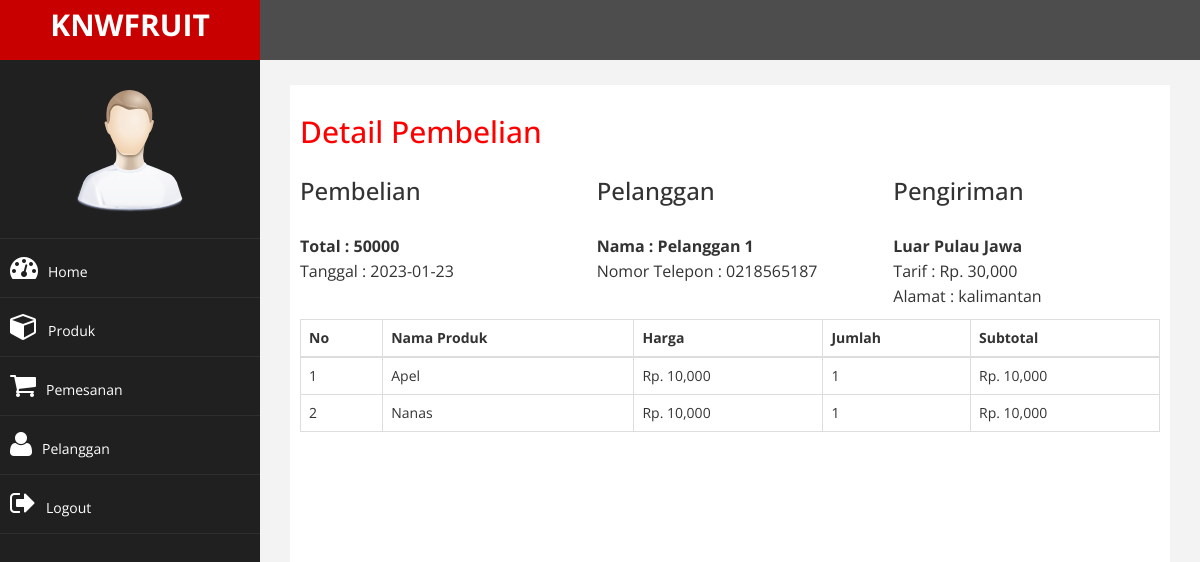
Page /admin/index.php?halaman=detail&id=28 (signed in) on the committed database.
### tables this page shows
CREATE TABLE `pemesanan` (
  `id_pembelian` int(11) NOT NULL,
  `id_pelanggan` int(11) NOT NULL,
  `id_ongkir` int(11) NOT NULL,
  `tanggal_pemesanan` date NOT NULL,
  `total_pemesanan` int(11) NOT NULL,
  `nama_kota` varchar(15) NOT NULL,
  `tarif` int(11) NOT NULL,
  `alamat_pengiriman` text NOT NULL,
  `status_pemesanan` varchar(50) NOT NULL DEFAULT 'pending'
);

CREATE TABLE `pelanggan` (
  `id_pelanggan` int(11) NOT NULL,
  `email_pelanggan` varchar(50) NOT NULL,
  `password_pelanggan` varchar(15) NOT NULL,
  `nama_pelanggan` varchar(50) NOT NULL,
  `telepon_pelanggan` varchar(15) NOT NULL,
  `alamat_pelanggan` text NOT NULL
);

CREATE TABLE `pemesanan_produk` (
  `id_pemesanan_produk` int(11) NOT NULL,
  `id_pembelian` int(11) NOT NULL,
  `id_produk` int(11) NOT NULL,
  `jumlah` int(100) NOT NULL,
  `nama` varchar(50) NOT NULL,
  `harga` int(11) NOT NULL,
  `subharga` int(11) NOT NULL
);

CREATE TABLE `produk` (
  `id_produk` int(11) NOT NULL,
  `nama_produk` varchar(25) NOT NULL,
  `harga_produk` int(11) NOT NULL,
  `foto_produk` varchar(50) NOT NULL,
  `deskripsi_produk` text NOT NULL,
  `stok_produk` int(10) NOT NULL
);

### admin/detail.php (the view)
<h2>Detail Pembelian</h2>
<?php
$ambil = $koneksi->query("SELECT * FROM pemesanan JOIN pelanggan ON pemesanan.id_pelanggan=pelanggan.id_pelanggan WHERE pemesanan.id_pembelian='$_GET[id]'");
$detail = $ambil->fetch_assoc();
?>
<div class="row">
	<div class="col-md-4">
		<h3>Pembelian</h3>
		<p>
			<strong>Total : <?php echo $detail['total_pemesanan']; ?></strong> <br>
			Tanggal : <?php echo $detail['tanggal_pemesanan']; ?>
		</p>
	</div>
	<div class="col-md-4">
		<h3>Pelanggan</h3>
		<p>
			<strong>Nama : <?php echo $detail['nama_pelanggan']; ?></strong> <br>
			Nomor Telepon : <?php echo $detail['telepon_pelanggan']; ?>
		</p>
	</div>
	<div class="col-md-4">
		<h3>Pengiriman</h3>
		<p>
			<strong><?php echo $detail["nama_kota"]; ?></strong> <br>
			Tarif : Rp. <?php echo number_format($detail["tarif"]); ?> <br>
			Alamat : <?php echo $detail["alamat_pengiriman"]; ?>
		</p>
	</div>
</div>
<table class="table table-bordered">
	<thead>
		<tr>
			<th>No</th>
			<th>Nama Produk</th>
			<th>Harga</th>
			<th>Jumlah</th>
			<th>Subtotal</th>
		</tr>
	</thead>
	<tbody>
		<?php $nomor=1; ?>
		<?php $ambil=$koneksi->query("SELECT * FROM pemesanan_produk JOIN produk ON pemesanan_produk.id_produk=produk.id_produk WHERE pemesanan_produk.id_pembelian='$_GET[id]' "); ?>
		<?php while($pecah=$ambil->fetch_assoc()) { ?>
		<tr>
			<td><?php echo $nomor; ?></td>
			<td><?php echo $pecah['nama_produk']; ?></td>
			<td>Rp. <?php echo number_format($pecah['harga_produk']) ; ?></td>
			<td><?php echo $pecah['jumlah']; ?></td>
			<td>
				Rp. <?php echo number_format ($pecah['harga_produk']*$pecah['jumlah']); ?>
			</td>
		</tr>
		<?php $nomor++; ?>
		<?php } ?>
	</tbody>
</table>

### admin/assets/css/custom.css (style rules this page uses)
body { font-family: 'Open Sans', sans-serif; }
h2 { color: #f00; }
p { font-size:16px; line-height:25px; padding-top:20px; }

### rows in the picture
pemesanan: total_pemesanan "50000", tanggal_pemesanan "2023-01-23", id_pelanggan.nama_pelanggan "Pelanggan 1", id_pelanggan.telepon_pelanggan "0218565187", nama_kota "Luar Pulau Jawa", tarif "30,000", alamat_pengiriman "kalimantan"
pemesanan_produk: id_produk.nama_produk "Apel", id_produk.harga_produk "10,000", jumlah "1", $pecah['harga_produk']*$pecah['jumlah'] "10,000"
pemesanan_produk: id_produk.nama_produk "Nanas", id_produk.harga_produk "10,000", jumlah "1", $pecah['harga_produk']*$pecah['jumlah'] "10,000"
